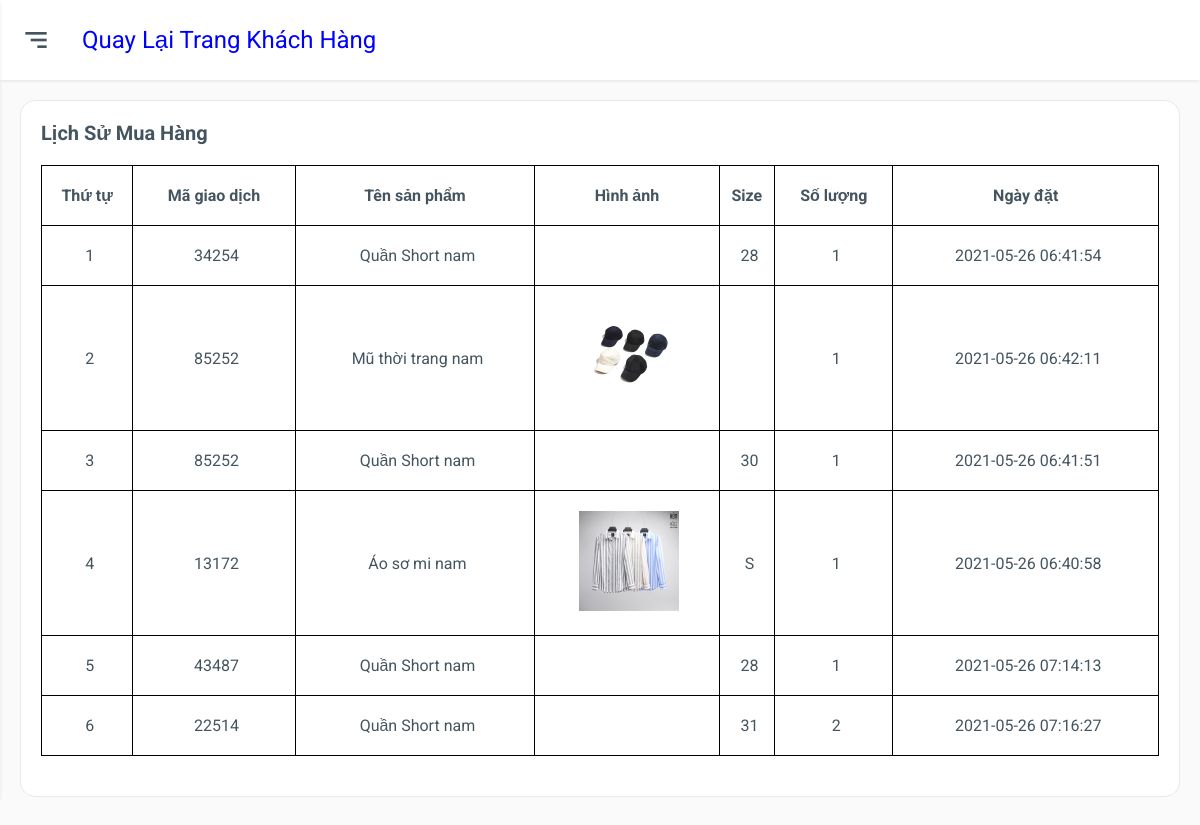
/admin/dashboard.php?lichsumuahang&id=339761703 (signed in), run on the app's committed database.
### tables this page shows
CREATE TABLE `tbl_checkout` (
  `checkout_id` int(11) NOT NULL,
  `product_id` int(11) NOT NULL,
  `size` varchar(50) NOT NULL,
  `quantity` int(11) NOT NULL,
  `code` int(11) NOT NULL,
  `customer_id` int(11) NOT NULL,
  `phone` int(11) NOT NULL,
  `date` timestamp NOT NULL DEFAULT current_timestamp() ON UPDATE current_timestamp(),
  `deal` varchar(50) NOT NULL,
  `status` text NOT NULL,
  `cancel` int(11) NOT NULL,
  `checkout_condition` varchar(50) NOT NULL
);

CREATE TABLE `tbl_product` (
  `product_id` int(11) NOT NULL,
  `product_code` varchar(50) NOT NULL,
  `category_id` int(11) NOT NULL,
  `product_name` varchar(100) NOT NULL,
  `product_image` varchar(150) NOT NULL,
  `product_image_hover` varchar(150) NOT NULL,
  `product_price` int(11) NOT NULL,
  `product_discount` int(11) NOT NULL,
  `product_active` int(11) NOT NULL,
  `product_details` text NOT NULL,
  `product_desc` text NOT NULL,
  `product_quantity` int(11) NOT NULL
);

### admin/inc/history.php (the view, shortened to what this page needs)
<div class="main">
	<div class="main-header">
		<div class="mobile-toggle" id="mobile-toggle">
			<i class='bx bx-menu-alt-right'></i>
		</div>
		<div class="main-title">
			<a href="dashboard.php?khachhang" style="color:blue;">Quay lại trang khách hàng</a>
		</div>
	</div>
	<div class="main-content">
		<div class="row">
			<div class="col-12">
				<div class="box">
					<div class="box-header">
						lịch sử mua hàng
					</div>
					<div class="box-body overflow-scroll">
						<table>
							<thead>
								<tr>
									<th>Thứ tự</th>
									<th>Mã giao dịch</th>
									<th>Tên sản phẩm</th>
									<th>Hình ảnh</th>
									<th>Size</th>
									<th>Số lượng</th>
									<th>Ngày đặt</th>
								</tr>
							</thead>
							<?php
									if(isset($_GET['id'])){
										$id = $_GET['id'];
									}
									$sql_history = mysqli_query($con,"SELECT * FROM tbl_checkout,tbl_product
									 WHERE tbl_checkout.phone = '$id' AND tbl_checkout.product_id = tbl_product.product_id ORDER BY tbl_checkout.phone");
									 $i=0;
									 while($row_history = mysqli_fetch_array($sql_history)){
										$i++;
									?>
							<tr>
								<td><?php echo $i;?></td>
								<td>
									<?php echo $row_history['code'];?>
								</td>
								<td>
									<?php echo $row_history['product_name'];?>
								</td>
								<td>
									<img style="width:100px;" src="../img/product/<?php echo $row_history['product_image'];?>"
										onerror="this.onerror=null;this.src='../uploads/<?php echo $row_history['product_image'];?>'"
										alt="">
								</td>
								<td><?php echo $row_history['size'];?></td>
								<td><?php echo $row_history['quantity'];?></td>
								<td><?php  echo $row_history['date'];?></td>
							</tr>
							<?php
									 }
									 ?>
						</table>
					</div>
				</div>
			</div>
		</div>
	</div>
</div>
</body>
</html>

### admin/css/grid.css (style rules this page uses)
.row { display: flex; flex-wrap: wrap; margin: 0 -15px; }
[class*="col-"] { padding: 0 15px; margin-bottom: 20px; }
.col-12 { width: 100%; }

### admin/css/app.css (style rules this page uses)
:root { --body-bg: #fafafb; --box-bg: #ffffff; --main-color: #0652dd; --text-color: #455560; --text-second-color: #72849ab3; --border-color: #e9e9e9; --menu-item-active-bg: rgba(62, 121, 247, 0.1); --black: #000; --box-border-radius: 15px; --sidebar-size: 300px; --sidebar-logo-img-size: 45px; --sidebar-logo-size: 80px; --profile-image-size: 45px; --main-header-height: 80px; --shadow: 0 1px 4px -1px rgb(0 0 0 / 15%); --darkmode-toggle-size: 20px; --while: #fff; }
* { padding: 0; margin: 0; box-sizing: border-box; }
body { font-family: "Roboto", sans-serif; background-color: var(--body-bg); color: var(--text-color); position: relative; }
a { text-decoration: none; color: unset; display: inline-block; }
.main { padding-left: var(--sidebar-size); }
.main-header { height: var(--main-header-height); display: flex; align-items: center; padding: 20px; background-color: var(--box-bg); box-shadow: var(--shadow); }
.mobile-toggle { display: none; }
.main-title { text-transform: capitalize; font-size: 1.5rem; }
.main-content { padding: 20px; }
.box { background-color: var(--box-bg); padding: 20px; border: 0.5px solid var(--border-color); border-radius: var(--box-border-radius); }
.box-header { text-transform: capitalize; font-size: 1.25rem; font-weight: 700; }
.box-body { padding: 20px 0; }
table { width: 100%; min-width: 1000px; border-collapse: collapse; }
table thead tr { text-align: left; }
table th { text-align: center; }
table th, table td { padding: 20px 0; border: 1px solid var(--black); }
table td { padding-left: 5px; text-align: center; }
.overflow-scroll { overflow-y: auto; }
@media only screen and (max-width: 1280px) { .main { padding-left: 0; } }
@media only screen and (max-width: 1280px) { .mobile-toggle, .sidebar-close { display: grid; place-items: center; font-size: 2rem; margin-right: 30px; cursor: pointer; } }

### data on the page
tbl_checkout: code "34254", product.product_name "Quần Short nam", size "28", quantity "1", date "2021-05-26 06:41:54"
tbl_checkout: code "85252", product.product_name "Mũ thời trang nam", product.product_image (picture), quantity "1", date "2021-05-26 06:42:11"
tbl_checkout: code "85252", product.product_name "Quần Short nam", size "30", quantity "1", date "2021-05-26 06:41:51"
tbl_checkout: code "13172", product.product_name "Áo sơ mi nam", product.product_image (picture), size "S", quantity "1", date "2021-05-26 06:40:58"
tbl_checkout: code "43487", product.product_name "Quần Short nam", size "28", quantity "1", date "2021-05-26 07:14:13"
tbl_checkout: code "22514", product.product_name "Quần Short nam", size "31", quantity "2", date "2021-05-26 07:16:27"
